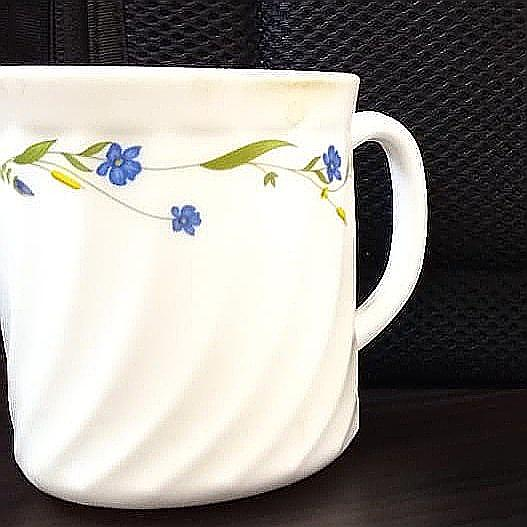
#> input picture enhanced.cup1.jpg, 527 x 527 px
$ python loader.py
#> lines starting #> are read from the running program, lines starting #| are printed output that depends on the picture
import numpy as np
import cv2
from matplotlib import pyplot as plt
img1 = cv2.imread('enhanced.cup1.jpg',cv2.IMREAD_GRAYSCALE)   # queryImage
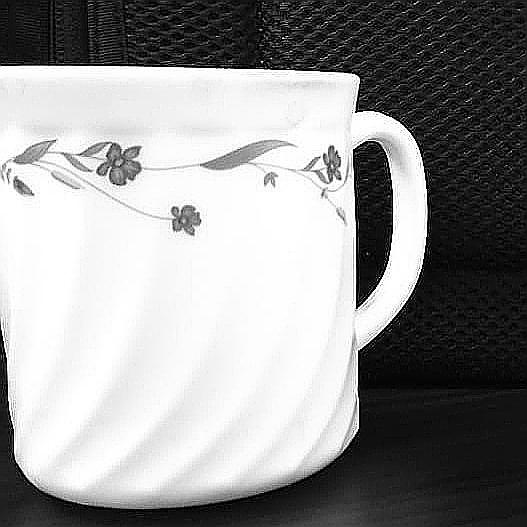
#> img1: shape (527, 527); min 0, max 255, mean 148
img2 = cv2.imread('enhanced.cup2.jpeg',cv2.IMREAD_GRAYSCALE) # trainImage
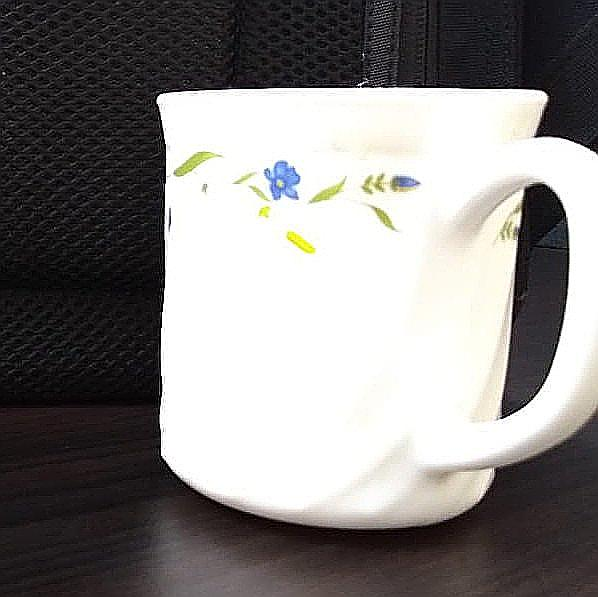
#> input picture enhanced.cup2.jpeg, 598 x 597 px
#> img2: shape (597, 598); min 0, max 255, mean 131.4
# sift = cv2.xfeatures2d.SIFT_create()
# kp1, des1 = sift.detectAndCompute(img1,None)
# kp2, des2 = sift.detectAndCompute(img2,None)
#> (the run stopped early here; a loop or call above may not have finished)
